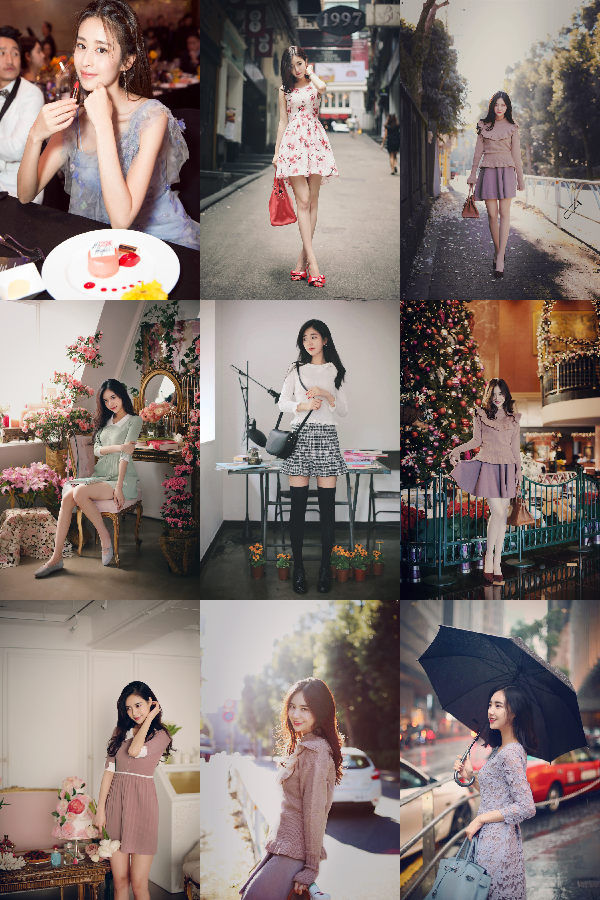
#> input picture 161403215张文俊/code/total2.png, 600 x 900 px, given as the content of the folder user, which was not available
$ python 03.py   (older library calls are emulated)
#> lines starting #> are read from the running program, lines starting #| are printed output that depends on the picture; pictures that were not available may be replaced by others from this repository, and a replacement may not be noted
import itchat
import PIL.Image as Image
from os import listdir

def get_imgs():#完成主要的下载头像的任务
    #每次都需要扫描二维码，方便切换微信账号测试，调用即可完成登录。
    itchat.auto_login(hotReload=False)
#> (this line was passed over: itchat is not available in this run)
#> (the call stopped at in get_imgs, `friends = itchat.get_friends(update=True)[0:256]`: itchat is not available in this run)
    #获取朋友列表（只获取256个），返回字典类型的数据集，获取好友的索引数
    friends = itchat.get_friends(update=True)[0:256]
    #为图片命名的变量
    num = 0
    #遍历好友列表
    for friend in friends:
        #获取好友的头像
        img = itchat.get_head_img(userName=friend["UserName"])
        #在项目文件的主创建一个user文件用于放头像，并写入对应的图片名，空白的
        fileImage = open("./user/" + str(num) + ".jpg",'wb')
        #将获取到的头像文件写到创建的图片文件中
        fileImage.write(img)
        #关闭资源
        fileImage.close()
        num += 1
#制作大的大头像
def get_big_img():
    #获取usr文件夹所有文件的名称
    pics = listdir("user")  #os.listdir() 方法用于返回指定的文件夹包含的文件或文件夹的名字的列表。这个列表以字母顺序。
    #创建图片大小
    toImage = Image.new("RGB", (800, 800))
#> toImage: PIL image 800x800 RGB; every value is 0
    #用于图片的位置
    x = 0
    y = 0
    #遍历user文件夹的图片
    for pic in pics:
        #依次打开图片
        img = Image.open("user/{}".format(pic)) #一个循环,相当于从userList里面取出每个元素user;在{}里可以直接使用user,即每次取出的值。
#> img is the input picture: PIL image 600x900 RGBA; mean R, G, B, A 132.2, 118.5, 114, 255
        #重新设置图片的大小
        img = img.resize((50, 50), Image.ANTIALIAS) #重新设定大小,设定ANTIALIAS,即抗锯齿
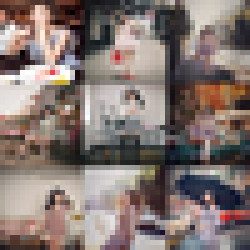
#> img: PIL image 50x50 RGBA (shown 5 times larger); mean R, G, B, A 132.2, 118.5, 114, 255
        #将图片粘贴到最后的大图片上，需要注意对应的位置
        toImage.paste(img, (x * 50, y * 50))
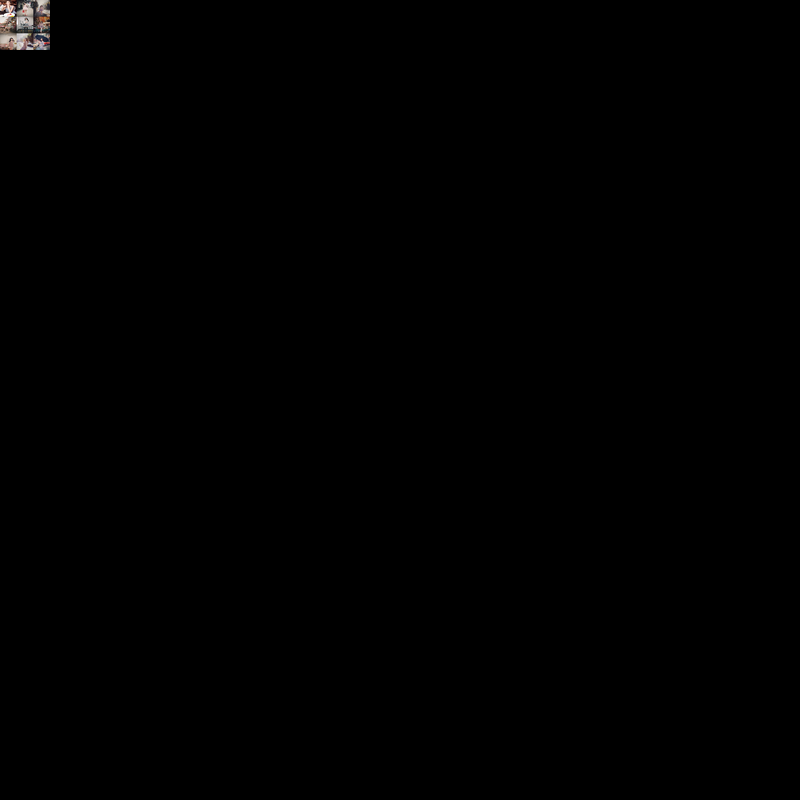
#> toImage: PIL image 800x800 RGB; mean R, G, B 0.5, 0.5, 0.4
        #设置每一行排16个图像
        x += 1
        if x == 16:
            x = 0
            y += 1  #一行16个排满切换到下一行

    #保存图片为bigPhoto.jpg
    toImage.save("user/" +"bigPhoto.jpg")
    #将做好图片发送东自己的手机上
    itchat.send_image("user/" +"bigPhoto.jpg", 'filehelper')
#> (this line was passed over: itchat is not available in this run)
#定义执行的主函数
def main():
    get_imgs()
    get_big_img()
#运行
if __name__=="__main__":
    main()
